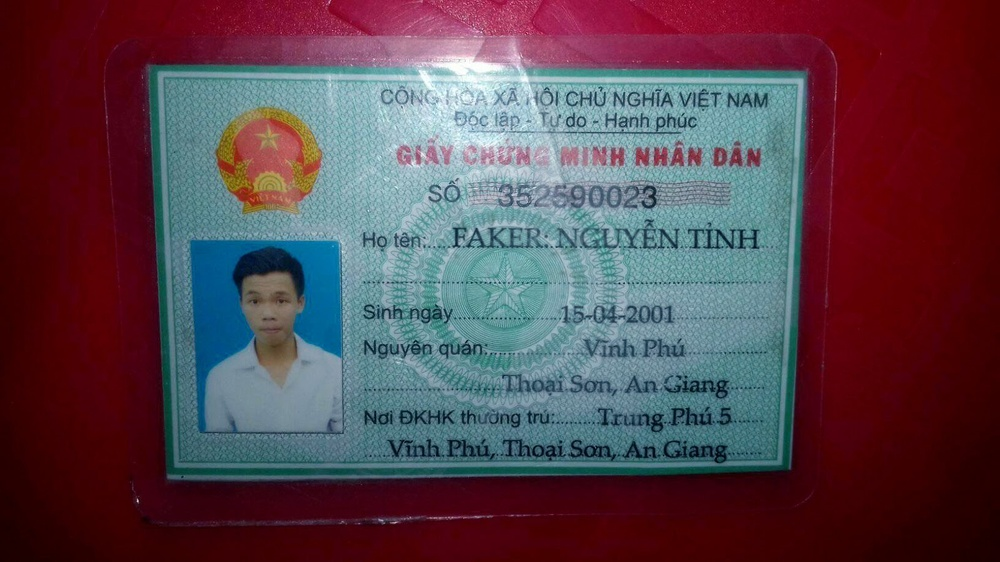
#> input picture cmt/imageCMT/1.jpeg, 1000 x 562 px, shrunk from 1600 x 900 before the run
$ python -i text_skew.py   (imports and definitions only)
#> lines starting #> are read from the running program, lines starting #| are printed output that depends on the picture; after the words box and inside, x2 and y2 are one past the last pixel; in counts of white or black regions, pixels touching at a corner belong together
#> further down, picture is the input picture: shape (562, 1000, 3); mean B, G, R 76.7, 67, 89.8
import numpy as np
import cv2 as cv

def text_skew(image):
    image_gray = cv.cvtColor(image, cv.COLOR_BGR2GRAY)
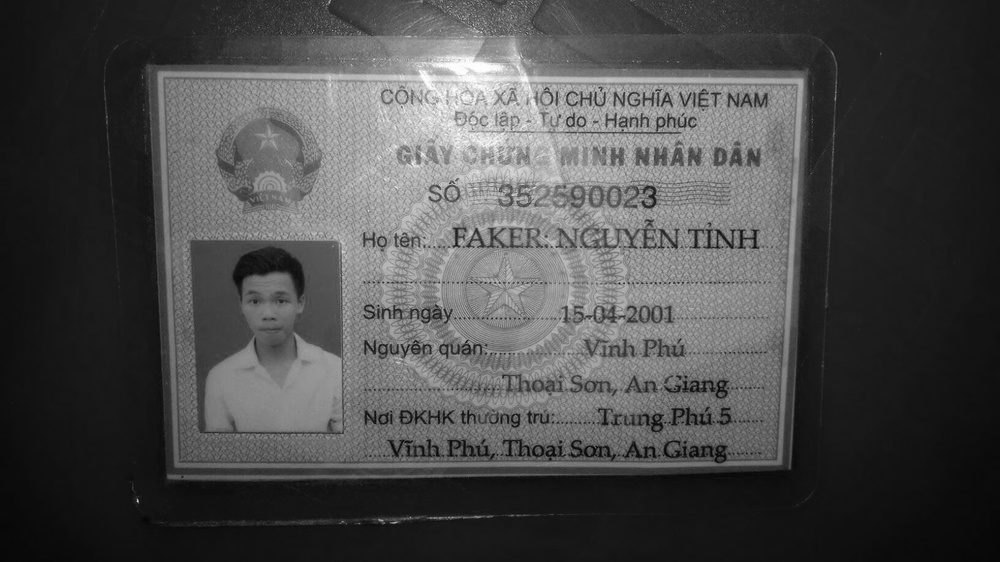
#> image_gray: shape (562, 1000); min 3, max 255, mean 74.9
    image_gray = np.bitwise_not(image_gray)
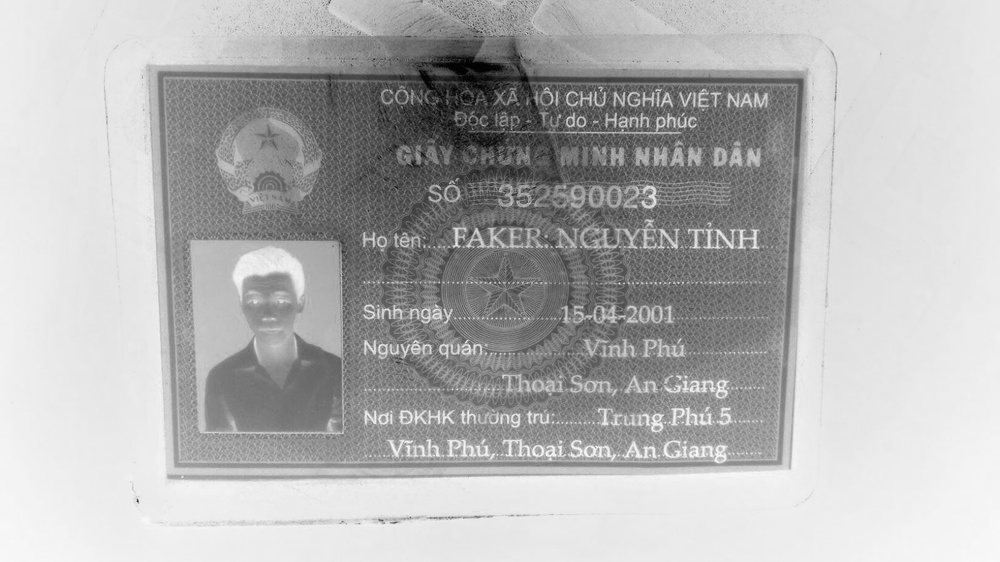
#> image_gray: shape (562, 1000); min 0, max 252, mean 180.1

    thresh = cv.threshold(image_gray, 0, 255, cv.THRESH_BINARY | cv.THRESH_OTSU)[1]
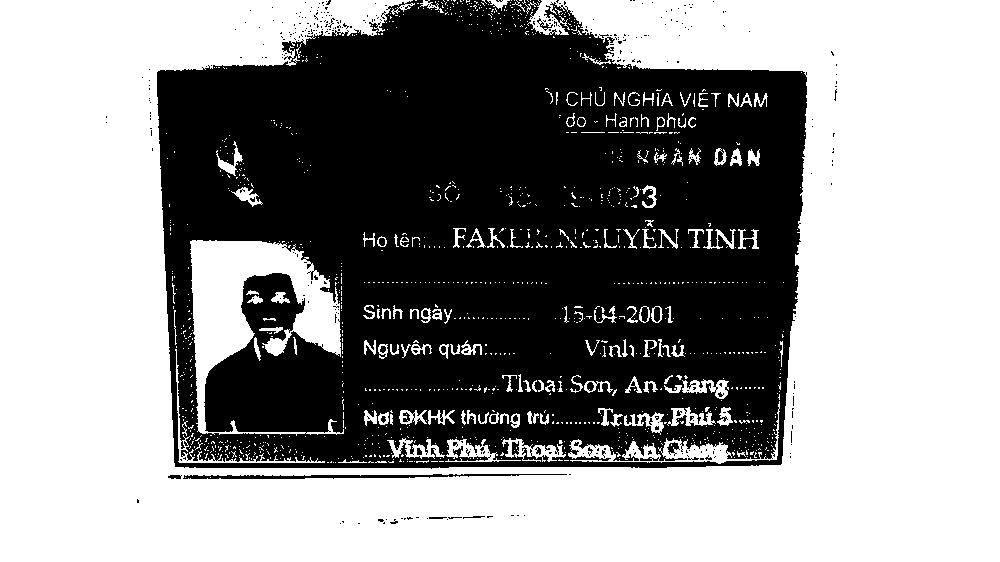
#> thresh: shape (562, 1000); 57.4% white; 358 black regions (337 under 20 px), largest, box (x1, y1, x2, y2) and area: (157, 0, 807, 469) 236672, (183, 474, 567, 479) 982, (667, 442, 680, 456) 86

    coords = np.column_stack(np.where(thresh > 0))
#> coords = 322480 pairs, first value 0 to 561, second value 0 to 999
    angle = cv.minAreaRect(coords)[-1]
#> angle = -90

    if angle < -45:
        angle = -(90 + angle)
#> angle = 0
    else:
        angle = -angle

    (h, w) = image.shape[:2]
#> h = 562; w = 1000
    center = (w // 2, h // 2)
#> center = (500, 281)
    M = cv.getRotationMatrix2D(center, angle, 1.0)
#> M = [[1, 0, 0], [0, 1, 0]]
    rotated = cv.warpAffine(image, M, (w,h), flags=cv.INTER_CUBIC, borderMode=cv.BORDER_REPLICATE)
    cv.putText(rotated, "Angle: {:.2f} degrees".format(angle), (10,30), cv.FONT_HERSHEY_SIMPLEX, 0.7, (0,0,255), 2)
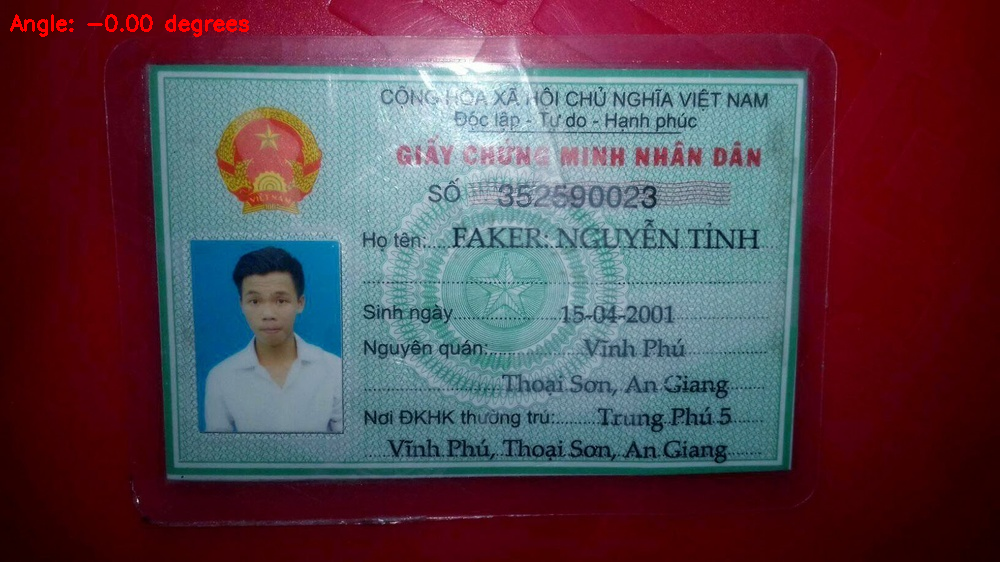
#> rotated: shape (562, 1000, 3); 0.28% of pixels changed, all inside (x1, y1, x2, y2) = (10, 14, 249, 37)

    return rotated

>>> import cv2
>>> picture = cv2.imread('imageCMT/1.jpeg')
>>> result = text_skew(picture)

$ run again, on cmt/imageCMT/2.jpg
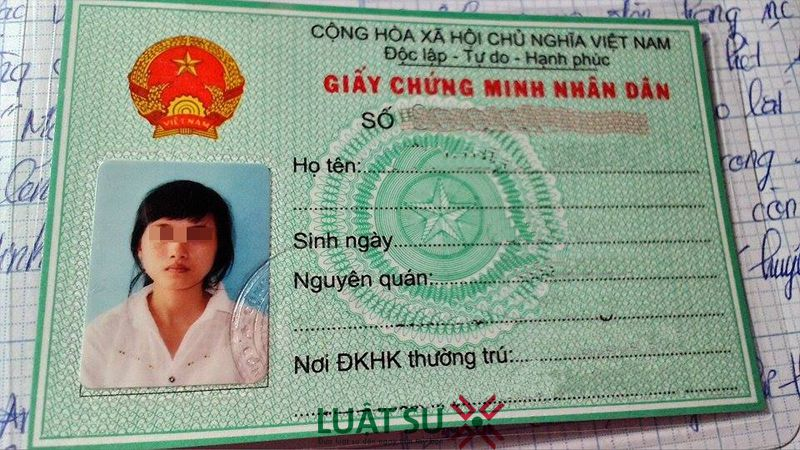
#> input picture cmt/imageCMT/2.jpg, 800 x 450 px
#> picture is the input picture: shape (450, 800, 3); mean B, G, R 141.4, 156.2, 143.4
#> in text_skew, `thresh = cv.threshold(image_gray, 0, 255, cv.THRESH_BINARY | cv.THRESH..`:
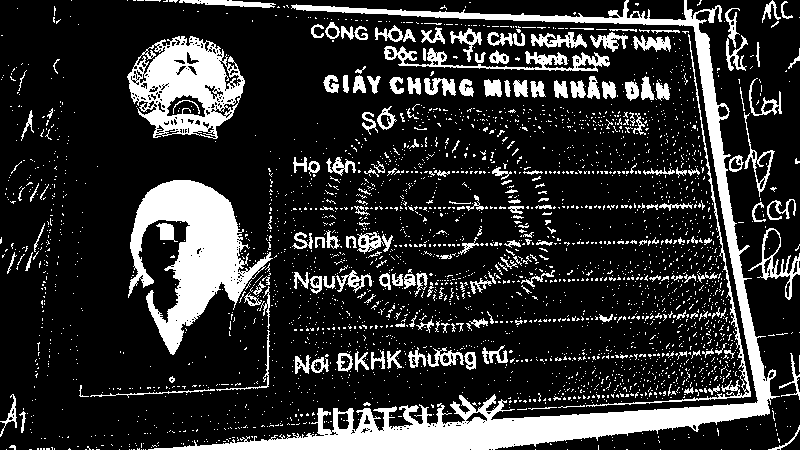
#> thresh: shape (450, 800); 19.1% white; 3058 white regions (2843 under 20 px), largest, box (x1, y1, x2, y2) and area: (148, 0, 780, 450) 20651, (128, 180, 273, 355) 10523, (127, 36, 245, 139) 6692
#> coords = 68742 pairs, first value 0 to 449, second value 0 to 799
#> in text_skew, `angle = cv.minAreaRect(coords)[-1]`: angle = -90
#> in text_skew, `angle = -(90 + angle)`: angle = 0
#> M = [[1, 0, 0], [0, 1, 0]]
#> in text_skew, `cv.putText(rotated, "Angle: {:.2f} degrees".format(angle), (10,30), cv..`:
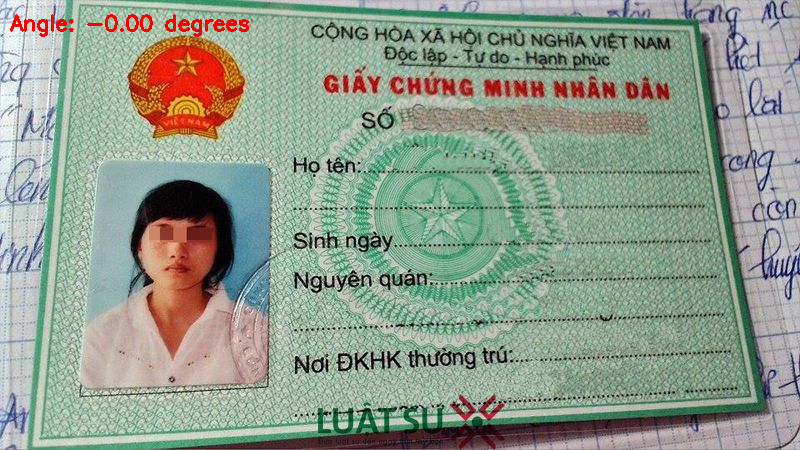
#> rotated: shape (450, 800, 3); 0.44% of pixels changed, all inside (x1, y1, x2, y2) = (10, 14, 249, 37)

$ run again, on cmt/imageCMT/3.jpg
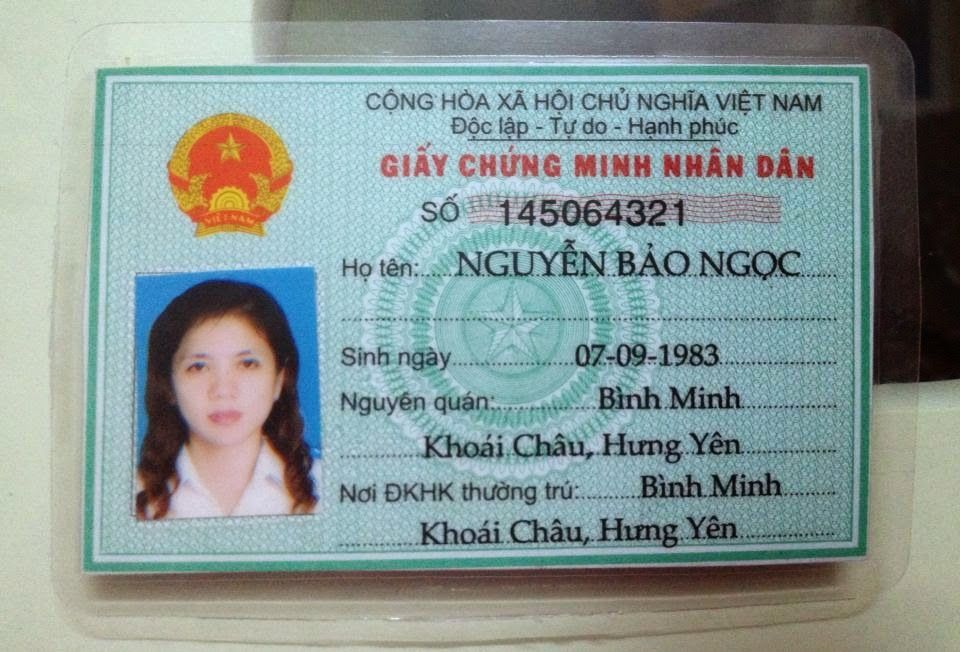
#> input picture cmt/imageCMT/3.jpg, 960 x 652 px
#> picture is the input picture: shape (652, 960, 3); mean B, G, R 149.9, 151.9, 135.9
#> in text_skew, `thresh = cv.threshold(image_gray, 0, 255, cv.THRESH_BINARY | cv.THRESH..`:
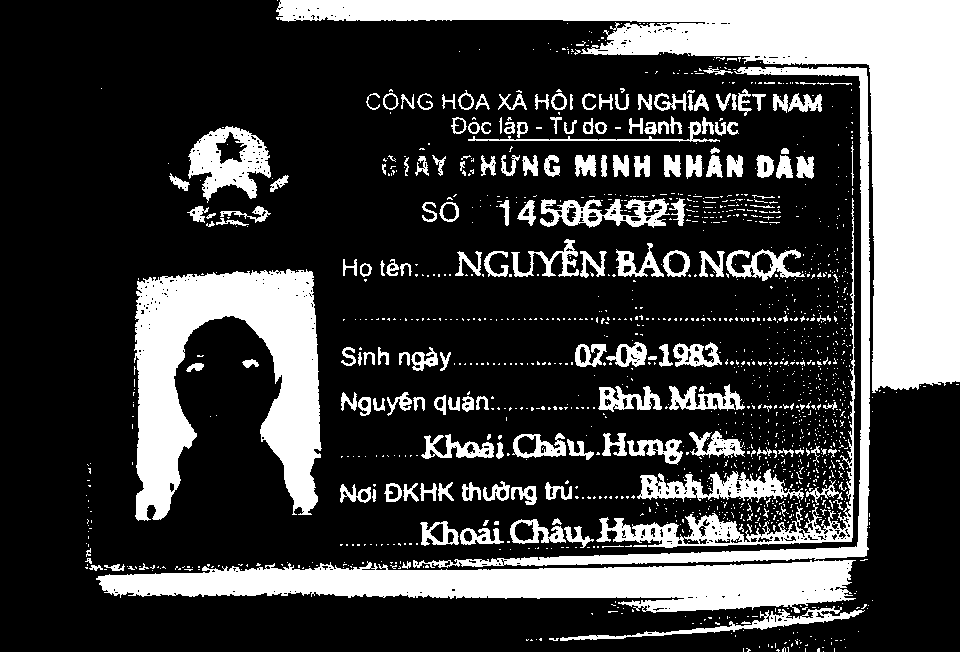
#> thresh: shape (652, 960); 26% white; 1563 white regions (1383 under 20 px), largest, box (x1, y1, x2, y2) and area: (276, 0, 960, 393) 55932, (134, 269, 322, 521) 25027, (96, 560, 856, 613) 23497
#> coords = 162558 pairs, first value 0 to 651, second value 85 to 959
#> in text_skew, `angle = cv.minAreaRect(coords)[-1]`: angle = -90
#> in text_skew, `angle = -(90 + angle)`: angle = 0
#> M = [[1, 0, 0], [0, 1, 0]]
#> in text_skew, `cv.putText(rotated, "Angle: {:.2f} degrees".format(angle), (10,30), cv..`:
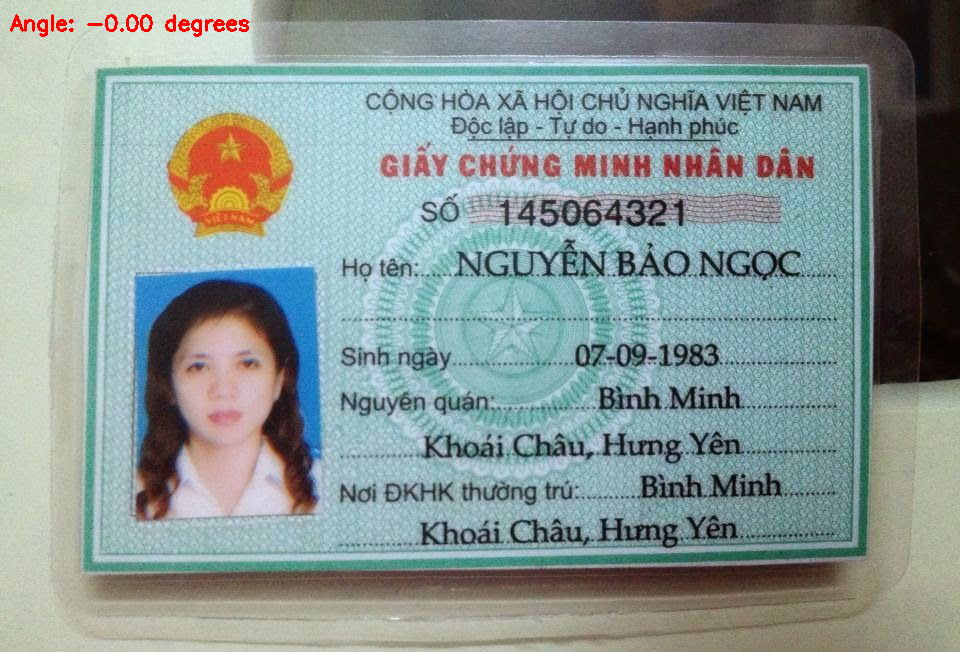
#> rotated: shape (652, 960, 3); 0.26% of pixels changed, all inside (x1, y1, x2, y2) = (10, 14, 249, 37)
